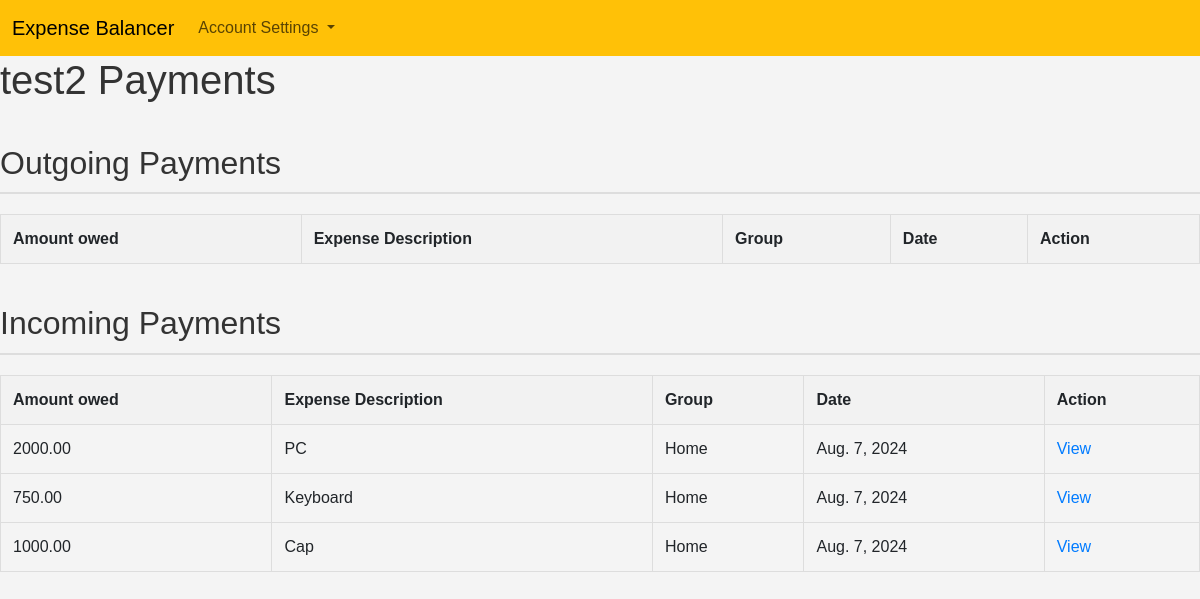
The page /friends/see_friend_transanctions/2/ (signed in) on the database as committed earlier.
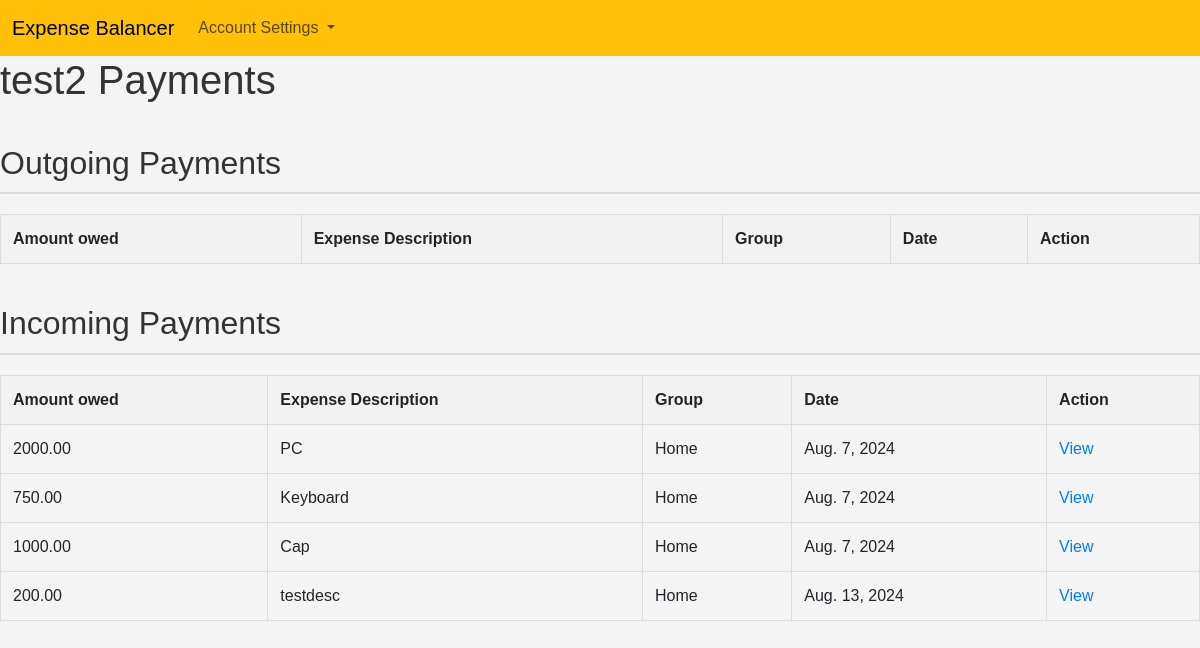
The same page on the database as committed later.
### Expenses/models.py (models this page shows)
class Split(models.Model):
    payer = models.ForeignKey(User, on_delete=models.CASCADE, null=True, related_name="expenses_payer")
    expense = models.ForeignKey(Expenses, on_delete=models.CASCADE, related_name="expenses_split")
    amount = models.DecimalField(max_digits=10, decimal_places=2)

class Expenses(models.Model):
    amount = models.DecimalField(max_digits=10, decimal_places=2)
    description = models.CharField(max_length=255, null=True, blank=True)
    date = models.DateField(default=datetime.date.today)
    paid_by = models.ForeignKey(User, on_delete=models.CASCADE)
    group = models.ForeignKey(Group, on_delete=models.CASCADE)
    split_method = models.IntegerField(
        choices=[(1,'Split equally'),(2,'percentage'),(3,'Custom'),],
        default=1,
    )

### Groups/models.py (models this page shows)
class Group(models.Model):
    group_name = models.CharField(max_length=50)
    members = models.ManyToManyField(User, related_name='group_members', blank=True)
    created_by = models.ForeignKey(User, on_delete=models.CASCADE)

### Friends/views.py (the view)
# urls.py: path('see_friend_transanctions/<int:user_id>/', views.see_friend_transanctions, name='see_friend_transanctions')
@login_required
def see_friend_transanctions(request, user_id):
    user = User.objects.get(id=user_id)
    splits = user.expenses_payer.all()
    context = {'friend':user}
    incoming_payments = []
    for split in splits:
        if split.expense.paid_by == request.user:
            incoming_payments.append(split)
    context['incoming_payments'] = incoming_payments
    splits = request.user.expenses_payer.all()
    outgoing_payments = []
    for split in splits:
        if split.expense.paid_by == user:
            outgoing_payments.append(split)
    context['outgoing_payments'] = outgoing_payments
    return render(request, 'see_friend_transanctions.html', context)

### Friends/templates/see_friend_transanctions.html (shortened to what this page needs)
{% extends 'header.html' %}
    {% block content %}
    <head>
    </head>
    <body>
        <h1>{{ friend.username }} Payments</h1>
        <h2>Outgoing Payments</h2>
        <table>
            <thead>
                <tr>
                    <th>Amount owed</th>
                    <th>Expense Description</th>
                    <th>Group</th>
                    <th>Date</th>
                    <th>Action</th>
                </tr>
            </thead>
        </table>
        <h2>Incoming Payments</h2>
        <table>
            <thead>
                <tr>
                    <th>Amount owed</th>
                    <th>Expense Description</th>
                    <th>Group</th>
                    <th>Date</th>
                    <th>Action</th>
                </tr>
            </thead>
            <tbody>
            {% for split in incoming_payments %}
            <tr>
                <td>{{ split.amount }}</td>
                <td>{{ split.expense.description }}</td>
                <td>{{ split.expense.group.group_name }}</td>
                <td>{{ split.expense.date }}</td>
                <td class="action-links">
                    <a href="{% url 'view_expense_breakup' expense_id=split.expense.id %}">View</a>
                </td>
            </tr>
            {% endfor %}
            </tbody>
        </table>
    </body>
    {% endblock %}

Rows that differ between the two databases and show on the page:
added Split: amount "200.00", expense.description "testdesc", expense.group.group_name "Home", expense "Aug. 13, 2024"
